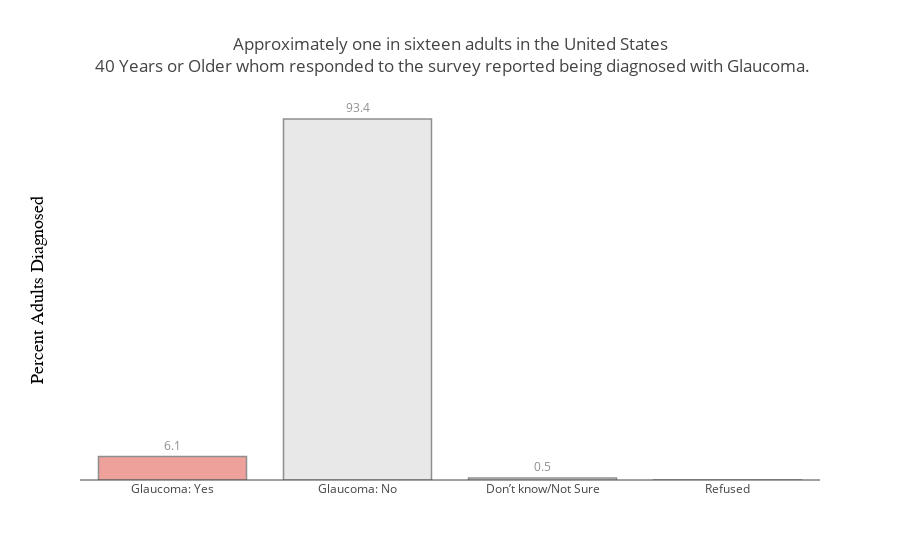

Here is the notebook cell this chart was saved with:
### Code cell
import plotly.offline as py
import plotly.graph_objs as go
py.init_notebook_mode(connected=True)
%matplotlib inline

graphData=freq_table.reset_index().copy()
#pass data in
data = [go.Bar(x=graphData.loc[0:3]['index'],
               y=graphData.loc[0:3]['Percent'],
               text=round((graphData.loc[0:2]['Percent']),1),
               textposition='outside',marker=dict(
               color=['rgb(228,100,90)','rgb(217,217,217)','rgb(217,217,217)'],line=dict(color='rgb(68,68,68)',
               width=1.5),),opacity=0.6)]

layout = go.Layout(
                title='Approximately one in sixteen adults in the United States<br> 40 Years or Older whom responded to the survey reported being diagnosed with Glaucoma.',
                yaxis=dict(title='Percent Adults Diagnosed</b>',ticks='',showticklabels=False,showgrid=False,
                titlefont=dict(family='Arial, sans-serif',size=18,color='black',))
                ,xaxis=dict(ticks='',tickangle=0))

fig = go.Figure(data=data, layout=layout)
py.iplot(fig, filename='text-hover-bar')

### Figure 1 — Plotly figure (JSON) as saved in the notebook; plotly's stock layout.template omitted (floating-point values rounded to 4 significant figures)
{"data": [{"marker": {"color": ["rgb(228,100,90)", "rgb(217,217,217)", "rgb(217,217,217)"], "line": {"color": "rgb(68,68,68)", "width": 1.5}}, "opacity": 0.6, "text": [6.1, 93.4, 0.5], "textposition": "outside", "type": "bar", "uid": "295af1e1-728b-458a-a911-34209b9045f2", "x": ["Glaucoma: Yes", "Glaucoma: No", "Don’t know/Not Sure", "Refused"], "y": [6.062, 93.4, 0.5168, 0.02051]}], "layout": {"title": {"text": "Approximately one in sixteen adults in the United States<br> 40 Years or Older whom responded to the survey reported being diagnosed with Glaucoma."}, "xaxis": {"tickangle": 0, "ticks": ""}, "yaxis": {"showgrid": false, "showticklabels": false, "ticks": "", "title": {"font": {"color": "black", "family": "Arial, sans-serif", "size": 18}, "text": "Percent Adults Diagnosed</b>"}}}}
